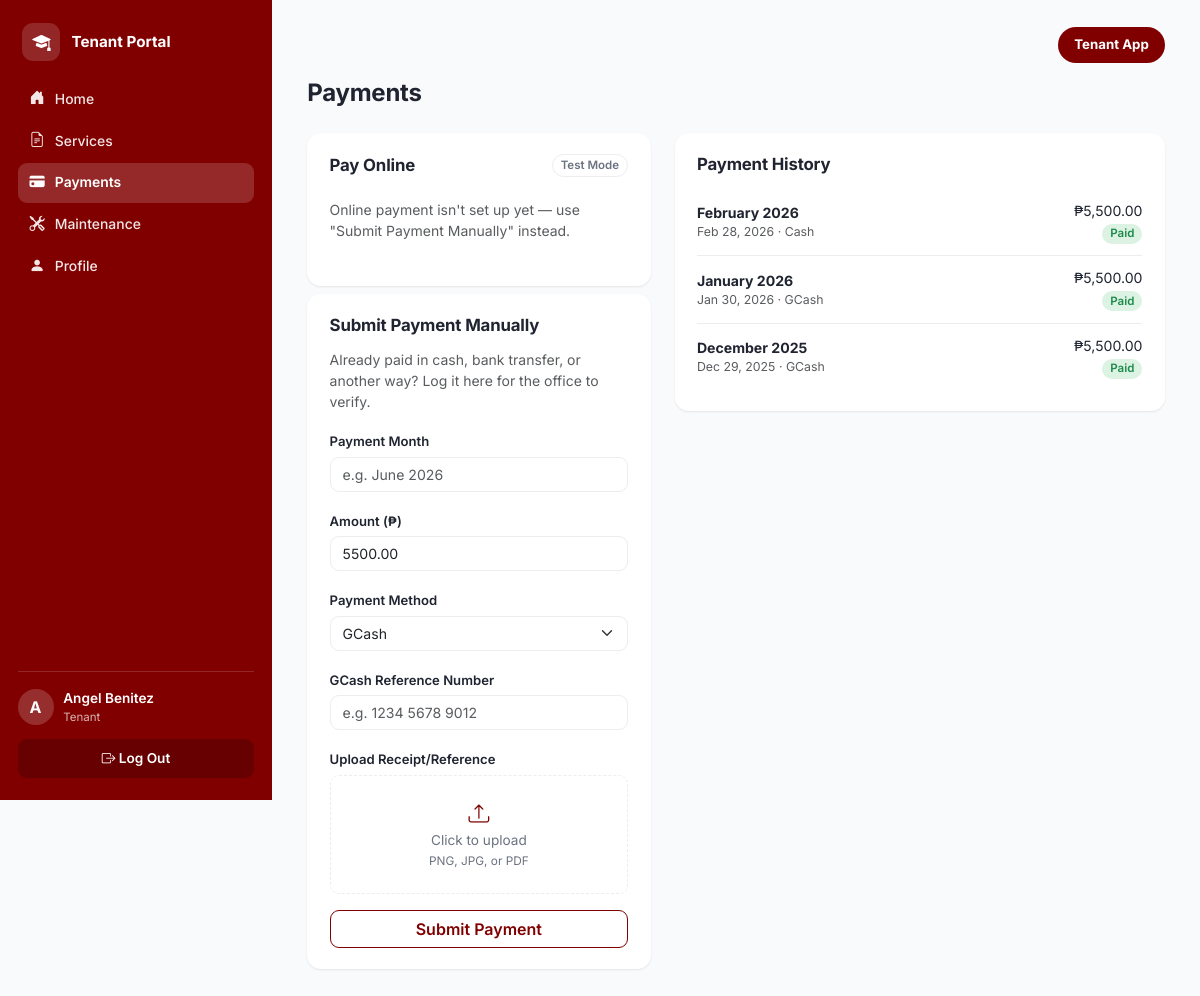
The page /tenant/payments.php (signed in) on the database its author committed.
### tables this page shows
CREATE TABLE contracts (
  contract_id      INT UNSIGNED AUTO_INCREMENT PRIMARY KEY,
  tenant_id        INT UNSIGNED NOT NULL,
  room_id          INT UNSIGNED NOT NULL,
  monthly_rent     DECIMAL(10,2) NOT NULL,
  security_deposit DECIMAL(10,2) NOT NULL DEFAULT 0,
  contract_start   DATE NOT NULL,
  contract_end     DATE NOT NULL,
  contract_status  ENUM('Active','Expiring Soon','Expired','Terminated')
                   NOT NULL DEFAULT 'Active',
  contract_file    VARCHAR(255) DEFAULT NULL,  
  created_at       TIMESTAMP NOT NULL DEFAULT CURRENT_TIMESTAMP,
  CONSTRAINT fk_contract_tenant FOREIGN KEY (tenant_id) REFERENCES tenants(tenant_id) ON DELETE CASCADE,
  CONSTRAINT fk_contract_room   FOREIGN KEY (room_id)   REFERENCES dorm_rooms(room_id),
  INDEX idx_contract_status (contract_status),
  INDEX idx_contract_end (contract_end)
);

CREATE TABLE payments (
  payment_id        INT UNSIGNED AUTO_INCREMENT PRIMARY KEY,
  contract_id       INT UNSIGNED NOT NULL,
  tenant_id         INT UNSIGNED NOT NULL,
  payment_amount    DECIMAL(10,2) NOT NULL,
  payment_for_month VARCHAR(20)  DEFAULT NULL,   
  payment_date      DATE DEFAULT NULL,
  due_date          DATE DEFAULT NULL,
  payment_status    ENUM('Pending','Paid','Overdue') NOT NULL DEFAULT 'Pending',
  payment_method    VARCHAR(50) DEFAULT NULL,      
  reference_no      VARCHAR(100) DEFAULT NULL,
  paymongo_checkout_id VARCHAR(100) DEFAULT NULL,  
  receipt_file      VARCHAR(255) DEFAULT NULL,
  reminder_sent     BOOLEAN NOT NULL DEFAULT FALSE,
  created_at        TIMESTAMP NOT NULL DEFAULT CURRENT_TIMESTAMP,
  CONSTRAINT fk_payment_contract FOREIGN KEY (contract_id) REFERENCES contracts(contract_id) ON DELETE CASCADE,
  CONSTRAINT fk_payment_tenant   FOREIGN KEY (tenant_id)   REFERENCES tenants(tenant_id) ON DELETE CASCADE,
  INDEX idx_payment_status (payment_status),
  INDEX idx_payment_due (due_date)
);

### config/paymongo.php (called while the page is built, shortened)
<?php
function paymongo_configured(): bool
{
    return str_starts_with(PAYMONGO_SECRET_KEY, 'sk_test_') && PAYMONGO_SECRET_KEY !== 'sk_test_REPLACE_ME';
}

### includes/functions.php (called while the page is built, shortened)
<?php
function clean(?string $value): string
{
    return htmlspecialchars(trim($value ?? ''), ENT_QUOTES, 'UTF-8');
}
function peso($amount): string
{
    return '₱' . number_format((float) $amount, 2);
}
function status_badge_class(string $status): string
{
    $map = [
        'Active'      => 'info',
        'Paid'        => 'success',
        'Approved'    => 'success',
        'Completed'   => 'success',
        'Available'   => 'success',
        'Pending'     => 'warning',
        'Ongoing'     => 'info',
        'Reserved'    => 'info',
        'Expiring Soon' => 'warning',
        'Overdue'     => 'danger',
        'Evicted'     => 'danger',
        'Rejected'    => 'danger',
        'Expired'     => 'danger',
        'Terminated'  => 'danger',
        'Occupied'    => 'secondary',
        'Checked Out' => 'secondary',
        'Under Maintenance' => 'secondary',
    ];
    return $map[$status] ?? 'secondary';
}

### tenant/payments.php (the view, shortened to what this page needs)
<?php
$db = get_db();
$tenant = current_tenant();
$contractStmt = $db->prepare("SELECT * FROM contracts WHERE tenant_id = ? AND contract_status IN ('Active','Expiring Soon') ORDER BY contract_end DESC LIMIT 1");
$contractStmt->execute([$tenant['tenant_id']]);
$contract = $contractStmt->fetch();
$history = $db->prepare('SELECT * FROM payments WHERE tenant_id = ? ORDER BY COALESCE(payment_date, due_date, created_at) DESC');
$history->execute([$tenant['tenant_id']]);
$history = $history->fetchAll();
include __DIR__ . '/../includes/header.php';
?>
<div class="page-header"><div><h1>Payments</h1></div></div>
<div class="row g-4">
  <div class="col-lg-5">
    <?php if ($contract): ?>
    <div class="panel">
      <div class="panel-header">
        <h2>Pay Online</h2>
        <span class="badge badge-outline">Test Mode</span>
      </div>
      <?php if (!paymongo_configured()): ?>
        <p class="text-muted small py-2">Online payment isn't set up yet — use "Submit Payment Manually" instead.</p>
      <?php endif; ?>
    </div>
    <?php endif; ?>
    <div class="panel mt-2">
      <div class="panel-header"><h2>Submit Payment Manually</h2></div>
      <?php if (!$contract): ?>
        <p class="text-muted py-3">You don't have an active contract yet, so there's nothing to pay against right now.</p>
      <?php else: ?>
        <p class="text-muted small">Already paid in cash, bank transfer, or another way? Log it here for the office to verify.</p>
        <form method="post" enctype="multipart/form-data">
          <div class="mb-3">
            <label class="form-label">Payment Month</label>
            <input type="text" class="form-control" name="payment_for_month" placeholder="e.g. June 2026" required>
          </div>
          <div class="mb-3">
            <label class="form-label">Amount (₱)</label>
            <input type="number" step="0.01" min="0" class="form-control" name="payment_amount" value="<?= $contract['monthly_rent'] ?>" required>
          </div>
          <div class="mb-3">
            <label class="form-label">Payment Method</label>
            <select class="form-select" name="payment_method" id="paymentMethod">
              <option>GCash</option>
            </select>
          </div>
          <div class="mb-3">
            <label class="form-label" id="referenceLabel">GCash Reference Number</label>
            <input type="text" class="form-control" name="reference_no" id="referenceInput" placeholder="e.g. 1234 5678 9012">
          </div>
          <div class="mb-3">
            <label class="form-label">Upload Receipt/Reference</label>
            <label class="dropzone d-block">
              <span class="dz-icon"><i class="bi bi-upload"></i></span>
              <div>Click to upload</div>
              <div class="dz-hint">PNG, JPG, or PDF</div>
            </label>
          </div>
          <button class="btn btn-outline-maroon w-100">Submit Payment</button>
        </form>
      <?php endif; ?>
    </div>
  </div>
  <div class="col-lg-7">
    <div class="panel">
      <div class="panel-header"><h2>Payment History</h2></div>
      <?php foreach ($history as $p): ?>
        <div class="list-row">
          <div>
            <strong><?= clean($p['payment_for_month'] ?: '—') ?></strong>
            <div class="text-muted small"><?= $p['payment_date'] ? clean(date('M j, Y', strtotime($p['payment_date']))) : 'Awaiting verification' ?><?= $p['payment_method'] ? ' · ' . clean($p['payment_method']) : '' ?></div>
          </div>
          <div class="text-end">
            <?= peso($p['payment_amount']) ?><br>
            <span class="badge badge-<?= status_badge_class($p['payment_status']) ?>"><?= clean($p['payment_status']) ?></span>
          </div>
        </div>
      <?php endforeach; ?>
    </div>
  </div>
</div>
<?php
include __DIR__ . '/../includes/footer.php';
?>

### assets/css/style.css (style rules this page uses)
:root { --maroon: #800000; --maroon-dark: #5c1115; --maroon-darker: #47080b; --maroon-light: #a12238; --maroon-soft: #fbeef0; --maroon-tint: rgba(255,255,255,.10); --bg: #f9fafc; --card-bg: #ffffff; --text: #1f2430; --text-muted: #6b7280; --border: #ebedf1; --radius: 14px; --radius-sm: 9px; --radius-lg: 22px; --shadow: 0 1px 3px rgba(20, 10, 12, 0.05), 0 1px 2px rgba(20, 10, 12, 0.04); --shadow-lg: 0 20px 50px rgba(40, 5, 10, .18); --blue-bg: #dbe7fb; --blue-text: #2f5fc4; --green-bg: #dcf3e3; --green-text: #1e8a4c; --amber-bg: #faf1c6; --amber-text: #9a7a09; --red-bg: #fadadb; --red-text: #c23b3f; --gray-bg: #e8e9ed; --gray-text: #5b6270; }
* { box-sizing: border-box; }
body { font-family: 'Inter', -apple-system, BlinkMacSystemFont, 'Segoe UI', sans-serif; background: var(--bg); color: var(--text); margin: 0; }
h1, h2, h3 { font-weight: 700; letter-spacing: -0.01em; }
.page-header { display: flex; justify-content: space-between; align-items: flex-start; gap: 1rem; flex-wrap: wrap; margin-bottom: 1.4rem; }
.page-header h1 { font-size: 1.5rem; margin: 0 0 .2rem; }
.panel { background: var(--card-bg); border-radius: var(--radius); padding: 1.3rem 1.4rem; box-shadow: var(--shadow); margin-bottom: 0; }
.panel-header { display: flex; justify-content: space-between; align-items: center; margin-bottom: .9rem; gap: .75rem; flex-wrap: wrap; }
.panel-header h2 { font-size: 1.05rem; margin: 0; }
.badge { font-weight: 600; font-size: .72rem; padding: .38em .7em; border-radius: 999px; }
.badge-success { background: var(--green-bg); color: var(--green-text); }
.badge-outline { background: #fff; color: var(--text-muted); border: 1px solid var(--border); font-weight: 600; }
.btn-outline-maroon { border: 1px solid var(--maroon); color: var(--maroon); font-weight: 600; background: transparent; border-radius: var(--radius-sm); }
.btn { border-radius: var(--radius-sm); }
.list-row { display: flex; justify-content: space-between; align-items: center; padding: .7rem 0; border-bottom: 1px solid var(--border); font-size: .88rem; }
.list-row:last-child { border-bottom: none; }
.dropzone { border: 1.5px dashed var(--border); border-radius: var(--radius-sm); padding: 1.4rem 1rem; text-align: center; cursor: pointer; position: relative; color: var(--text-muted); font-size: .85rem; }
.dropzone .dz-icon { font-size: 1.3rem; margin-bottom: .4rem; color: var(--maroon); }
.dropzone .dz-hint { font-size: .74rem; margin-top: .2rem; }
.form-label { font-size: .82rem; font-weight: 600; color: var(--text); margin-bottom: .3rem; }
.form-control, .form-select { font-size: .88rem; border-radius: var(--radius-sm); border-color: var(--border); }

### rows shown on the page
contracts: payment_amount "5500.00"
payments: payment_for_month "February 2026", payment_date "Feb 28, 2026", payment_method "Cash", payment_amount "₱5,500.00", payment_status "Paid"
payments: payment_for_month "January 2026", payment_date "Jan 30, 2026", payment_method "GCash", payment_amount "₱5,500.00", payment_status "Paid"
payments: payment_for_month "December 2025", payment_date "Dec 29, 2025", payment_method "GCash", payment_amount "₱5,500.00", payment_status "Paid"

### other values the page prints
$label "Home"
$label "Services"
$label "Payments"
$label "Maintenance"
$label "Profile"
substr($_SESSION['first_name'] ?? '?', 0, 1) "A"
$role "Tenant"
